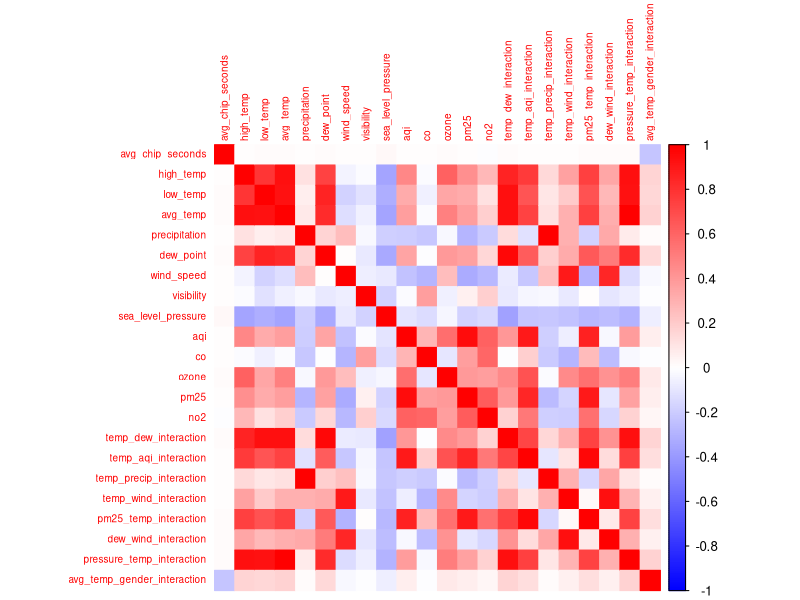

The R source for this figure:
## ---- chunk 1
library(here)
library(dplyr)
library(knitr)
library(tidyr)
library(ggplot2)
library(corrplot)
library(VIM)
library(readr)
## ---- chunk 2
final_data <- read.csv(here("data", "merged_marathon_data.csv"))
## ---- chunk 3
# view merged data
str(final_data)
summary(final_data)
## ---- chunk 4
# missing values for visibility, co, pm10, pm2.5
missing_summary <- final_data %>%
  summarise(across(everything(), ~sum(is.na(.))))

knitr::kable(missing_summary, caption = "Missing Values per Variable")
## ---- chunk 5
main_data <- final_data %>% filter(marathon != "Berlin")
berlin_data <- final_data %>% filter(marathon == "Berlin")

str(main_data)
## ---- chunk 6
# missing values
missing_summary <- main_data %>%
  summarise(across(everything(), ~sum(is.na(.))))

knitr::kable(missing_summary, caption = "Missing Values per Variable")
## ---- chunk 7
main_data <- main_data %>%
  select(-pm10) 
## ---- chunk 8
# Impute missing PM2.5 values using 5 nearest neighbors
main_data <- kNN(main_data, variable = "pm25", k = 5) # can change later to see which K gives best model performance 

# remove pm25_imp
cols_to_remove <- c(
  "pm25_imp"
)

main_data <- main_data[, !(names(main_data) %in% cols_to_remove)]

# Check that missing values are filled
summary(main_data$pm25)
## ---- chunk 9
main_data  <- main_data  %>%
  mutate(subgroup = factor(subgroup),
         gender = factor(gender),
         marathon = factor(marathon),
         main_pollutant = factor(main_pollutant))

str(main_data )
## ---- chunk 10
# create interaction terms and convert supershoe to factor
main_data <- main_data %>%
  mutate(
    supershoe = factor(ifelse(year >= 2018, 1, 0), levels = c(0, 1)),
    temp_dew_interaction       = avg_temp * dew_point,
    temp_aqi_interaction       = avg_temp * aqi, 
    temp_precip_interaction    = avg_temp * precipitation,
    temp_wind_interaction      = avg_temp * wind_speed,
    pm25_temp_interaction      = pm25 * avg_temp,
    dew_wind_interaction       = dew_point * wind_speed,
    pressure_temp_interaction  = sea_level_pressure * avg_temp,
    avg_temp_gender_interaction = avg_temp * as.numeric(gender == "male")
  )

str(main_data)
## ---- chunk 11
# Find numeric columns after feature engineering, excluding 'year' and 'n' since they are idenifiers
numeric_vars <- main_data %>%
  select(where(is.numeric)) %>%
  select(-year, -n) %>% 
  names()

numeric_vars
## ---- chunk 12
cor_matrix <- cor(main_data[numeric_vars], use = "pairwise.complete.obs")

# rounding
round(cor_matrix, 2)

#ploting
corrplot(
  cor_matrix,
  method = "color",
  col = colorRampPalette(c("blue", "white", "red"))(200),
  tl.cex = 0.6
)
## ---- chunk 13
table(main_data$main_pollutant)
table(main_data$supershoe)
## ---- chunk 14
cols_to_remove <- c(
  "high_temp",
  "low_temp",
  "aqi",
  "temp_dew_interaction",
  "temp_precip_interaction",
  "temp_wind_interaction",
  "pm25_temp_interaction",
  "dew_wind_interaction",
  "pressure_temp_interaction",
  "main_pollutant" 
)

main_data <- main_data[, !(names(main_data) %in% cols_to_remove)]
str(main_data)

## ---- chunk 15
#write_csv(main_data, "pre_feat_data.csv")
